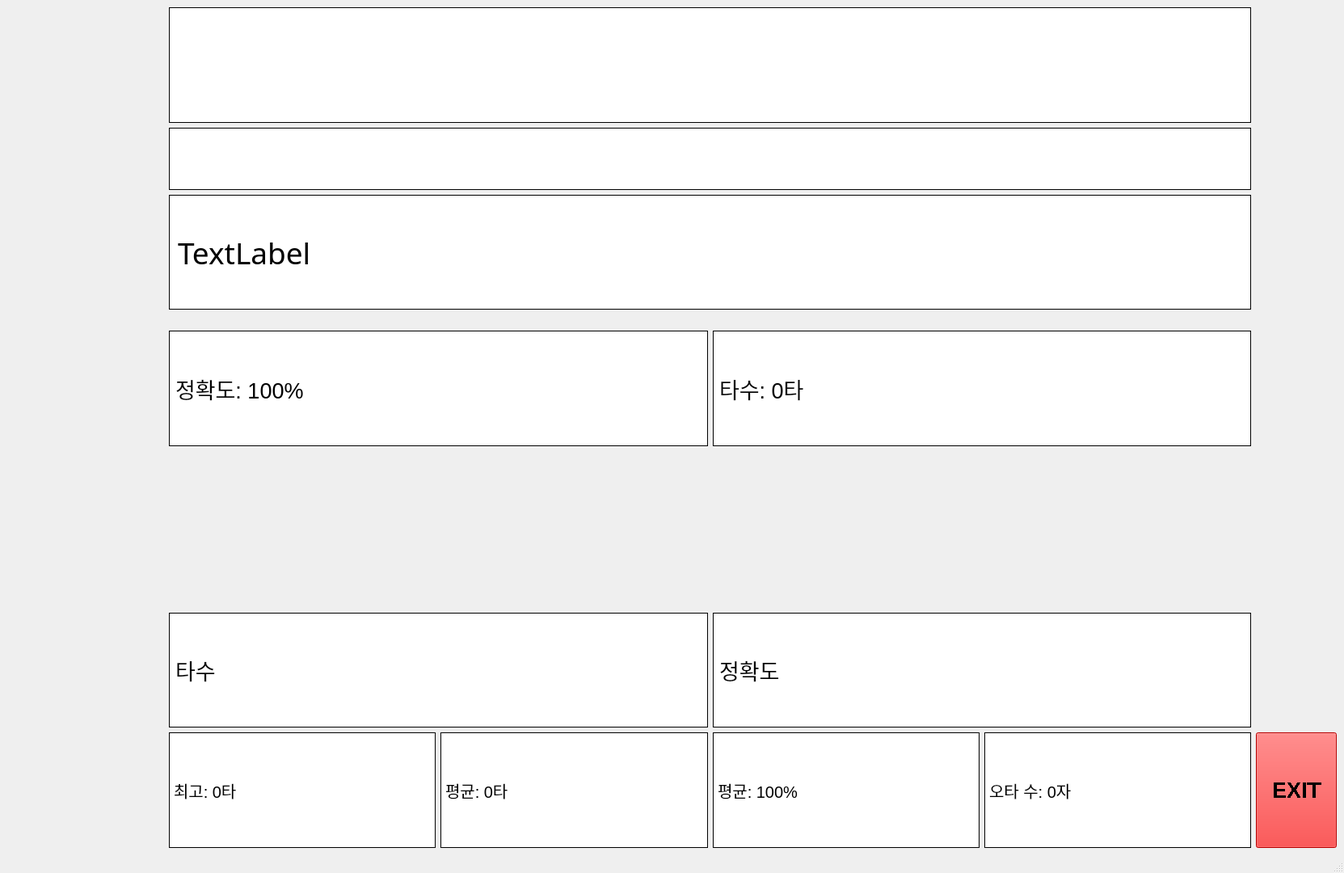
<?xml version="1.0" encoding="UTF-8"?>
<ui version="4.0">
 <class>MainWindow</class>
 <widget class="QMainWindow" name="MainWindow">
  <property name="geometry">
   <rect>
    <x>0</x>
    <y>0</y>
    <width>1663</width>
    <height>1080</height>
   </rect>
  </property>
  <property name="windowTitle">
   <string>MainWindow</string>
  </property>
  <widget class="QWidget" name="centralwidget">
   <layout class="QGridLayout" name="gridLayout">
    <item row="7" column="1">
     <layout class="QHBoxLayout" name="horizontalLayout_4">
      <item>
       <widget class="QLabel" name="label_2">
        <property name="font">
         <font>
          <pointsize>20</pointsize>
          <bold>false</bold>
         </font>
        </property>
        <property name="styleSheet">
         <string notr="true">border-color: rgb(0, 0, 0);
border-style: solid;
border-width: 1px;
background-color: rgb(255, 255, 255);</string>
        </property>
        <property name="text">
         <string>타수</string>
        </property>
       </widget>
      </item>
      <item>
       <widget class="QLabel" name="label">
        <property name="font">
         <font>
          <pointsize>20</pointsize>
         </font>
        </property>
        <property name="styleSheet">
         <string notr="true">border-color: rgb(0, 0, 0);
border-style: solid;
border-width: 1px;
background-color: rgb(255, 255, 255);</string>
        </property>
        <property name="text">
         <string>정확도</string>
        </property>
       </widget>
      </item>
     </layout>
    </item>
    <item row="2" column="1">
     <widget class="QLabel" name="Text2">
      <property name="enabled">
       <bool>true</bool>
      </property>
      <property name="font">
       <font>
        <family>굴림</family>
        <pointsize>28</pointsize>
        <bold>false</bold>
       </font>
      </property>
      <property name="styleSheet">
       <string notr="true">border-color: rgb(0, 0, 0);
border-style: solid;
border-width: 1px;
background-color: rgb(255, 255, 255);</string>
      </property>
      <property name="text">
       <string>TextLabel</string>
      </property>
     </widget>
    </item>
    <item row="4" column="1">
     <layout class="QHBoxLayout" name="horizontalLayout">
      <item>
       <widget class="QLabel" name="Accuracy">
        <property name="font">
         <font>
          <pointsize>20</pointsize>
         </font>
        </property>
        <property name="styleSheet">
         <string notr="true">border-color: rgb(0, 0, 0);
border-style: solid;
border-width: 1px;
background-color: rgb(255, 255, 255);</string>
        </property>
        <property name="text">
         <string>정확도: 100%</string>
        </property>
       </widget>
      </item>
      <item>
       <widget class="QLabel" name="Speed">
        <property name="font">
         <font>
          <pointsize>20</pointsize>
         </font>
        </property>
        <property name="styleSheet">
         <string notr="true">border-color: rgb(0, 0, 0);
border-style: solid;
border-width: 1px;
background-color: rgb(255, 255, 255);</string>
        </property>
        <property name="text">
         <string>타수: 0타</string>
        </property>
       </widget>
      </item>
     </layout>
    </item>
    <item row="6" column="1" colspan="2">
     <spacer name="verticalSpacer">
      <property name="orientation">
       <enum>Qt::Vertical</enum>
      </property>
      <property name="sizeType">
       <enum>QSizePolicy::Fixed</enum>
      </property>
      <property name="sizeHint" stdset="0">
       <size>
        <width>200</width>
        <height>200</height>
       </size>
      </property>
     </spacer>
    </item>
    <item row="3" column="1">
     <spacer name="verticalSpacer_2">
      <property name="orientation">
       <enum>Qt::Vertical</enum>
      </property>
      <property name="sizeType">
       <enum>QSizePolicy::Fixed</enum>
      </property>
      <property name="sizeHint" stdset="0">
       <size>
        <width>30</width>
        <height>20</height>
       </size>
      </property>
     </spacer>
    </item>
    <item row="1" column="1">
     <widget class="QLineEdit" name="Input">
      <property name="font">
       <font>
        <family>굴림체</family>
        <pointsize>40</pointsize>
        <stylestrategy>PreferDefault</stylestrategy>
       </font>
      </property>
      <property name="styleSheet">
       <string notr="true">border-color: rgb(0, 0, 0);
border-style: solid;
border-width: 1px;</string>
      </property>
     </widget>
    </item>
    <item row="1" column="2">
     <spacer name="horizontalSpacer_2">
      <property name="orientation">
       <enum>Qt::Horizontal</enum>
      </property>
      <property name="sizeType">
       <enum>QSizePolicy::Fixed</enum>
      </property>
      <property name="sizeHint" stdset="0">
       <size>
        <width>100</width>
        <height>20</height>
       </size>
      </property>
     </spacer>
    </item>
    <item row="0" column="1">
     <widget class="QPlainTextEdit" name="Text1">
      <property name="sizePolicy">
       <sizepolicy hsizetype="Preferred" vsizetype="Ignored">
        <horstretch>0</horstretch>
        <verstretch>0</verstretch>
       </sizepolicy>
      </property>
      <property name="font">
       <font>
        <family>굴림체</family>
        <pointsize>40</pointsize>
       </font>
      </property>
      <property name="styleSheet">
       <string notr="true">border-color: rgb(0, 0, 0);
border-style: solid;
border-width: 1px;</string>
      </property>
      <property name="readOnly">
       <bool>true</bool>
      </property>
      <property name="plainText">
       <string/>
      </property>
     </widget>
    </item>
    <item row="0" column="0">
     <spacer name="horizontalSpacer">
      <property name="orientation">
       <enum>Qt::Horizontal</enum>
      </property>
      <property name="sizeType">
       <enum>QSizePolicy::Fixed</enum>
      </property>
      <property name="sizeHint" stdset="0">
       <size>
        <width>200</width>
        <height>20</height>
       </size>
      </property>
     </spacer>
    </item>
    <item row="8" column="1">
     <layout class="QHBoxLayout" name="horizontalLayout_3">
      <item>
       <widget class="QLabel" name="MaxSpeed">
        <property name="font">
         <font>
          <pointsize>15</pointsize>
         </font>
        </property>
        <property name="styleSheet">
         <string notr="true">border-color: rgb(0, 0, 0);
border-style: solid;
border-width: 1px;
background-color: rgb(255, 255, 255);</string>
        </property>
        <property name="text">
         <string>최고: 0타</string>
        </property>
       </widget>
      </item>
      <item>
       <widget class="QLabel" name="AverageSpeed">
        <property name="font">
         <font>
          <pointsize>15</pointsize>
         </font>
        </property>
        <property name="styleSheet">
         <string notr="true">border-color: rgb(0, 0, 0);
border-style: solid;
border-width: 1px;
background-color: rgb(255, 255, 255);</string>
        </property>
        <property name="text">
         <string>평균: 0타</string>
        </property>
       </widget>
      </item>
      <item>
       <widget class="QLabel" name="AverageAccuracy">
        <property name="font">
         <font>
          <pointsize>15</pointsize>
         </font>
        </property>
        <property name="styleSheet">
         <string notr="true">border-color: rgb(0, 0, 0);
border-style: solid;
border-width: 1px;
background-color: rgb(255, 255, 255);</string>
        </property>
        <property name="text">
         <string>평균: 100%</string>
        </property>
       </widget>
      </item>
      <item>
       <widget class="QLabel" name="ErrorCount">
        <property name="font">
         <font>
          <pointsize>15</pointsize>
         </font>
        </property>
        <property name="styleSheet">
         <string notr="true">border-color: rgb(0, 0, 0);
border-style: solid;
border-width: 1px;
background-color: rgb(255, 255, 255);</string>
        </property>
        <property name="text">
         <string>오타 수: 0자</string>
        </property>
       </widget>
      </item>
     </layout>
    </item>
    <item row="8" column="2">
     <widget class="QPushButton" name="ExitButton">
      <property name="sizePolicy">
       <sizepolicy hsizetype="Preferred" vsizetype="Preferred">
        <horstretch>0</horstretch>
        <verstretch>0</verstretch>
       </sizepolicy>
      </property>
      <property name="font">
       <font>
        <pointsize>20</pointsize>
        <bold>true</bold>
        <stylestrategy>NoAntialias</stylestrategy>
       </font>
      </property>
      <property name="styleSheet">
       <string notr="true">background-color: rgb(255, 0, 0);</string>
      </property>
      <property name="text">
       <string>EXIT</string>
      </property>
     </widget>
    </item>
   </layout>
  </widget>
  <widget class="QMenuBar" name="menubar">
   <property name="geometry">
    <rect>
     <x>0</x>
     <y>0</y>
     <width>1663</width>
     <height>22</height>
    </rect>
   </property>
  </widget>
  <widget class="QStatusBar" name="statusbar"/>
 </widget>
 <resources/>
 <connections/>
</ui>
